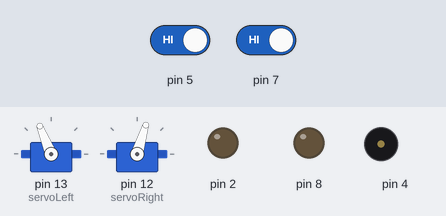
Simulated run of this sketch. Board: Arduino Uno, built with avr-gcc and run on an emulated ATmega328P. On the bench: 2 × servo, output pins drawn as LEDs (lit = HIGH), buzzer (waves = sounding). Inputs (shaded band) come from the test bench; at power-on: pin 5 HIGH, pin 7 HIGH.

Above: at 2.2 s.
2.3 s: pin 5 driven LOW
At 3.1 s:
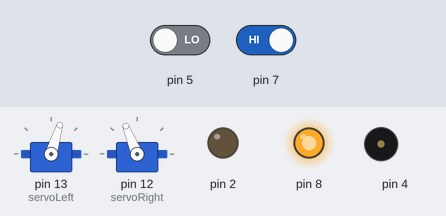
5.3 s: pin 7 driven LOW
At 7.4 s:
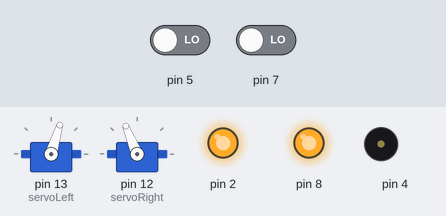
8.3 s: pin 5 driven HIGH
At 9.3 s:
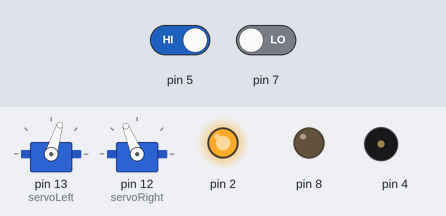
11.3 s: pin 7 driven HIGH
At 11.8 s:
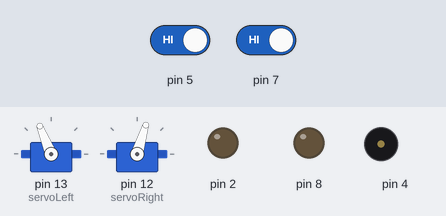
Timing chart, 0 to 13.9 s (numbered marks = the images above; inputs shaded):
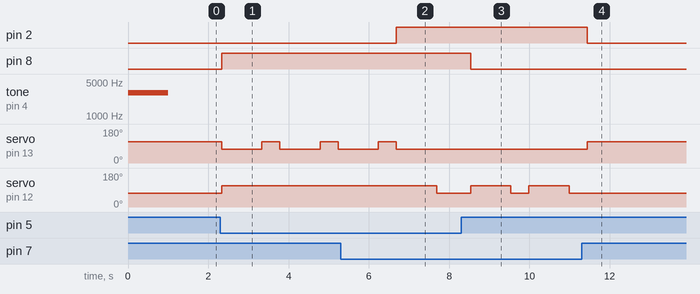

Measured:
- after the input at 2.3 s, pin 8: LOW → HIGH at once; servo on pin 13 (servoLeft): alternates 112° for 0.45 s and 73° for 1.0 s, starting at once; servo on pin 12 (servoRight): 73° → 112° at once
- after the input at 5.3 s, pin 2: LOW → HIGH after 1.4 s; servo on pin 13 (servoLeft): goes on until 6.7 s, then stays 73°; servo on pin 12 (servoRight): 112° → 73° after 2.4 s
- after the input at 8.3 s, pin 8: HIGH → LOW after 0.24 s
- after the input at 11.3 s, pin 2: HIGH → LOW after 0.14 s; servo on pin 13 (servoLeft): 73° → 112° after 0.14 s; servo on pin 12 (servoRight): stops changing and stays 73°

The sketch:

Drive_Whiskers.ino
```cpp
// Servo - Version: Latest
#include <Servo.h>

Servo servoLeft;
Servo servoRight;

/*

*/

void setup() {
  tone(4, 3000, 1000);
  delay(1000);
  pinMode(7, INPUT);
  pinMode(5, INPUT);
  pinMode(8, OUTPUT);
  pinMode(2, OUTPUT);

  servoLeft.attach(13);
  servoRight.attach(12);

  //Serial.begin(9600);

}

void loop() {
  byte wLeft = digitalRead(5);
  byte wRight = digitalRead(7);


  if (wLeft == 0) {
    digitalWrite(8, HIGH);
  }
  else {
    digitalWrite(8, LOW);
  }

  if (wRight == 0) {
    digitalWrite(2, HIGH);
  }
  else {
    digitalWrite(2, LOW);
  }

  if ((wLeft == 0) && (wRight == 0)) {
    backward(1000);
    turnLeft(800);
  }
  else if (wLeft == 0) {
    backward(1000);
    turnRight(400);
  }
  else if (wRight == 0) {
    backward(1000);
    turnLeft(400);
  }
  else {
    forward(20);
  }


  Serial.print(wLeft);
  Serial.println(wRight);

  delay(50);
}


void forward(int time) {
  servoLeft.writeMicroseconds(1700);
  servoRight.writeMicroseconds(1300);
  delay(time);
}

void turnLeft(int time) {
  servoLeft.writeMicroseconds(1300);
  servoRight.writeMicroseconds(1300);
  delay(time);
}

void turnRight(int time) {
  servoLeft.writeMicroseconds(1700);
  servoRight.writeMicroseconds(1700);
  delay(time);
}

void backward(int time) {
  servoLeft.writeMicroseconds(1300);
  servoRight.writeMicroseconds(1700);
  delay(time);
}

void disableServos(){
  servoLeft.detach();
  servoRight.detach();
}
```
